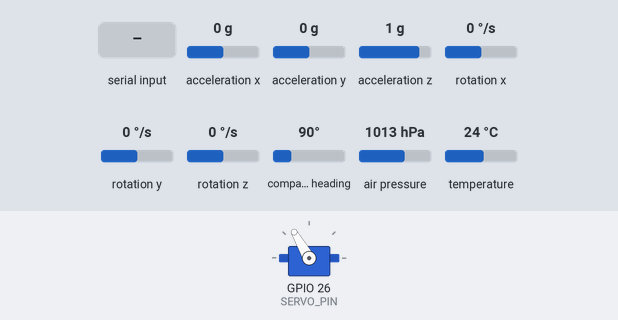
The sketch below on a simulated ESP32. Shown: servo. Inputs (shaded band) come from the test bench; at power-on: compass heading 90°, acceleration x 0 g, acceleration y 0 g, acceleration z 1 g, rotation x 0 °/s, rotation y 0 °/s, rotation z 0 °/s, air pressure 1013 hPa, temperature 24 °C. What the sketch prints to the serial monitor is not drawn.

Above: at 4.2 s.
4.3 s: compass heading set to 7°
6.5 s: "1\n" received over the second serial link
10.5 s: "0\n" received over the second serial link
14.6 s: compass heading set to 180°
Timing chart, 0 to 17.6 s (numbered marks = the images above; inputs shaded):
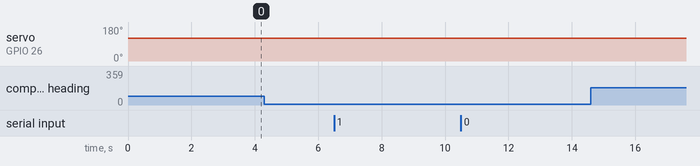

The sketch:

sensores_y_servo.ino
```cpp
#include <Wire.h>
#include <Adafruit_Sensor.h>
#include <Adafruit_BMP280.h>
#include <QMC5883LCompass.h>
#include <MPU6050_light.h>
#include <TinyGPS.h>
#include <Servo.h>


Adafruit_BMP280 bmp; // Create an instance of the BMP280 object
QMC5883LCompass compass;
MPU6050 mpu(Wire);
TinyGPS gps;

// I2C address of BMP280 (you can try both addresses)
#define BMP280_I2C_ADDRESS_1 0x76
#define BMP280_I2C_ADDRESS_2 0x77

// Sea level pressure at your location (in hectopascals)
#define SEALEVELPRESSURE_HPA (1013.25)

#define GPS_BAUDRATE 9600
#define RXD2 16
#define TXD2 17

#define SERVO_PIN 26 // ESP32 pin GPIO26 connected to servo motor

Servo servoMotor;
int currentPos = 120;

HardwareSerial NEO6M(1);

double altura_de_corte = 3025.5;

unsigned long timer = 0;

String measurement = ""; // Declare a String variable to store measurements


void setup() {
  Serial.begin(115200);
  servoMotor.attach(SERVO_PIN);  // attaches the servo on ESP32 pin
  servoMotor.write(121);
  NEO6M.begin(GPS_BAUDRATE, SERIAL_8N1, RXD2, TXD2);

  Serial.println(F("Initializing..."));

  if (!bmp.begin(BMP280_I2C_ADDRESS_1) && !bmp.begin(BMP280_I2C_ADDRESS_2)) {
    Serial.println(F("Error initializing BMP280. Check connections and I2C address."));
    while (1);
  }

  compass.init();
  compass.setCalibrationOffsets(-945.00, 422.00, 342.00);
  compass.setCalibrationScales(0.97, 1.00, 1.03);

  Wire.begin();
  byte status = mpu.begin();
  Serial.print(F("Initializing MPU6050: "));
  Serial.println(status);
  while (status != 0); // stop everything if could not connect to MPU6050

  delay(2000);
  mpu.calcOffsets(true, true); // gyro and accelero
  Serial.println("MPU6050 calibration done!");
}


void loop() {
  // ... (your existing code)
    // Check BMP280 connection during loop
  if (!bmp.begin()) {
    Serial.println(F("Lost connection with BMP280. Check connections and I2C address."));
    while (1);
  }

  // Concatenate each line to the measurement variable
  measurement += "Temperature = " + String(bmp.readTemperature() - 8) + " °C\n";
  measurement += "Pressure = " + String(bmp.readPressure() / 100.0F) + " hPa\n";
  double altitud = bmp.readAltitude(SEALEVELPRESSURE_HPA) + 500;
  measurement += "Approximate Altitude = " + String(altitud) + " meters\n";

  compass.read();
  byte a = compass.getAzimuth();
  char myArray[3];
  compass.getDirection(myArray, a);
  measurement += "Compass Direction = " + String(myArray[0]) + String(myArray[1]) + String(myArray[2]) + "\n";

  mpu.update();

  if (millis() - timer > 1000) { // print data every second
    // Concatenate accelerometer, gyro, and angle data to the measurement variable
    measurement += "ACCELEROMETER X: " + String(mpu.getAccX() * 10) + "m/s^2  \tY: " + String(mpu.getAccY() * 10) + "m/s^2  \tZ: " + String(mpu.getAccZ() * 10) + "m/s^2\n";
    measurement += "GYRO X: " + String(mpu.getGyroX()) + " °/s  \tY: " + String(mpu.getGyroY()) + " °/s  \tZ: " + String(mpu.getGyroZ()) + " °/s\n";
    measurement += "ACC ANGLE X: " + String(mpu.getAccAngleX()) + " °  \tY: " + String(mpu.getAccAngleY()) + " °\n";
    measurement += "ANGLE X: " + String(mpu.getAngleX()) + " °  \tY: " + String(mpu.getAngleY()) + " °  \tZ: " + String(mpu.getAngleZ()) + " °\n";
    timer = millis();
  }

  // Read and print GPS data
  while (NEO6M.available() > 0) {
    char c = NEO6M.read();
    // Serial.write(c);
    measurement += c;
  }

  if (altitud >= altura_de_corte) {
    servoMotor.write(20);
    measurement += "seguro abierto";
  }
  if (altitud < altura_de_corte) {
    servoMotor.write(120);
    measurement += "seguro cerrado";
  }

  delay(2000); // Wait 2 seconds before reading again
  measurement += "=====================================================\n";
  Serial.println(measurement);
  // Clear the contents of the measurement variable
  measurement = "";
}
```

Measured:
- after the input at 4.3 s, every drawn part: stays the same
- after the input at 6.5 s, every drawn part: stays the same
- after the input at 10.5 s, every drawn part: stays the same
- after the input at 14.6 s, every drawn part: stays the same
